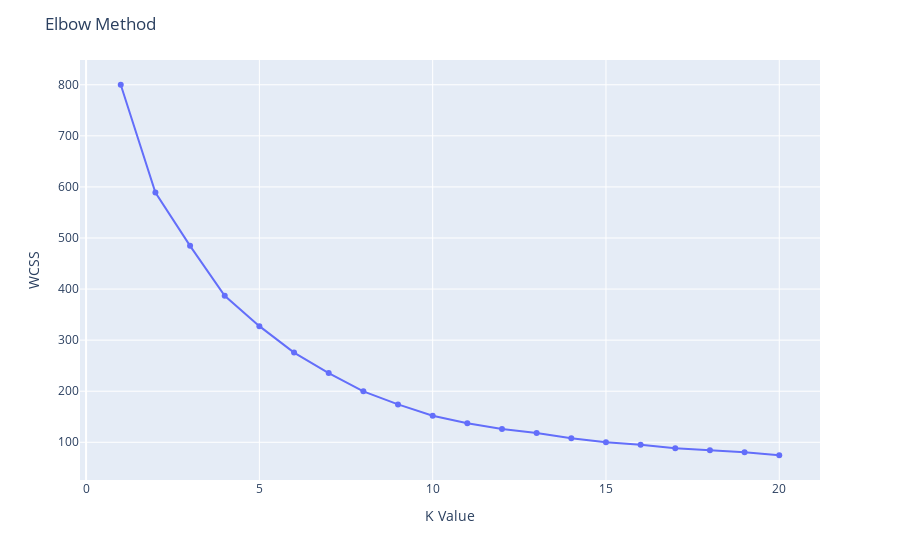

The notebook cell saved with this chart:
### Code cell
fig = px.line(x=np.arange(1,21,1),y=wcss,markers=True)
fig.update_layout(
    title="Elbow Method",
    xaxis_title="K Value",
    yaxis_title="WCSS",
    legend_title="Legend Title",
)
fig.show()

### Figure 1 — Plotly figure (JSON) as saved in the notebook; plotly's stock layout.template omitted (floating-point values rounded to 4 significant figures)
{"data": [{"hovertemplate": "x=%{x}<br>y=%{y}<extra></extra>", "legendgroup": "", "line": {"color": "#636efa", "dash": "solid"}, "marker": {"symbol": "circle"}, "mode": "markers+lines", "name": "", "orientation": "v", "showlegend": false, "type": "scatter", "x": [1, 2, 3, 4, 5, 6, 7, 8, 9, 10, 11, 12, 13, 14, 15, 16, 17, 18, 19, 20], "xaxis": "x", "y": [800, 588.8, 484.7, 386.8, 327.4, 275.7, 235.6, 199.8, 174.2, 152.0, 137.1, 126.2, 118.4, 107.9, 99.89, 95.27, 88.22, 84.58, 80.49, 74.64], "yaxis": "y"}], "layout": {"legend": {"title": {"text": "Legend Title"}, "tracegroupgap": 0}, "margin": {"t": 60}, "title": {"text": "Elbow Method"}, "xaxis": {"anchor": "y", "domain": [0, 1], "title": {"text": "K Value"}}, "yaxis": {"anchor": "x", "domain": [0, 1], "title": {"text": "WCSS"}}}}
